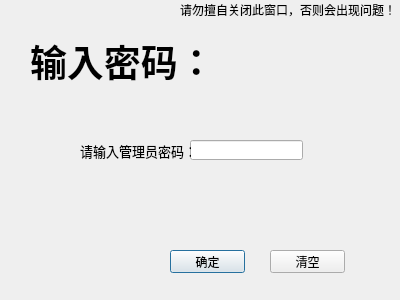
<?xml version="1.0" encoding="UTF-8"?>
<ui version="4.0">
 <class>InputPWD</class>
 <widget class="QDialog" name="InputPWD">
  <property name="geometry">
   <rect>
    <x>0</x>
    <y>0</y>
    <width>400</width>
    <height>300</height>
   </rect>
  </property>
  <property name="windowTitle">
   <string>请输入密码！</string>
  </property>
  <property name="windowIcon">
   <iconset resource="icontopleft.qrc">
    <normaloff>:/new/prefix1/images/sqlite.png</normaloff>:/new/prefix1/images/sqlite.png</iconset>
  </property>
  <widget class="QLineEdit" name="PWD">
   <property name="geometry">
    <rect>
     <x>190</x>
     <y>140</y>
     <width>113</width>
     <height>20</height>
    </rect>
   </property>
   <property name="echoMode">
    <enum>QLineEdit::Password</enum>
   </property>
  </widget>
  <widget class="QLabel" name="label_3">
   <property name="geometry">
    <rect>
     <x>80</x>
     <y>130</y>
     <width>111</width>
     <height>41</height>
    </rect>
   </property>
   <property name="font">
    <font>
     <family>Adobe Arabic</family>
     <pointsize>10</pointsize>
    </font>
   </property>
   <property name="text">
    <string>请输入管理员密码：</string>
   </property>
  </widget>
  <widget class="QLabel" name="label_2">
   <property name="geometry">
    <rect>
     <x>30</x>
     <y>30</y>
     <width>171</width>
     <height>61</height>
    </rect>
   </property>
   <property name="font">
    <font>
     <family>Adobe Arabic</family>
     <pointsize>28</pointsize>
     <weight>75</weight>
     <bold>true</bold>
    </font>
   </property>
   <property name="text">
    <string>输入密码：</string>
   </property>
  </widget>
  <widget class="QPushButton" name="OK">
   <property name="geometry">
    <rect>
     <x>170</x>
     <y>250</y>
     <width>75</width>
     <height>23</height>
    </rect>
   </property>
   <property name="text">
    <string>确定</string>
   </property>
  </widget>
  <widget class="QPushButton" name="Cancel">
   <property name="geometry">
    <rect>
     <x>270</x>
     <y>250</y>
     <width>75</width>
     <height>23</height>
    </rect>
   </property>
   <property name="text">
    <string>清空</string>
   </property>
  </widget>
  <widget class="QLabel" name="PWDStatus">
   <property name="geometry">
    <rect>
     <x>170</x>
     <y>210</y>
     <width>131</width>
     <height>16</height>
    </rect>
   </property>
   <property name="text">
    <string/>
   </property>
  </widget>
  <widget class="QLabel" name="label_4">
   <property name="geometry">
    <rect>
     <x>180</x>
     <y>0</y>
     <width>221</width>
     <height>20</height>
    </rect>
   </property>
   <property name="text">
    <string>请勿擅自关闭此窗口，否则会出现问题！</string>
   </property>
  </widget>
 </widget>
 <resources>
  <include location="icontopleft.qrc"/>
 </resources>
 <connections/>
</ui>
